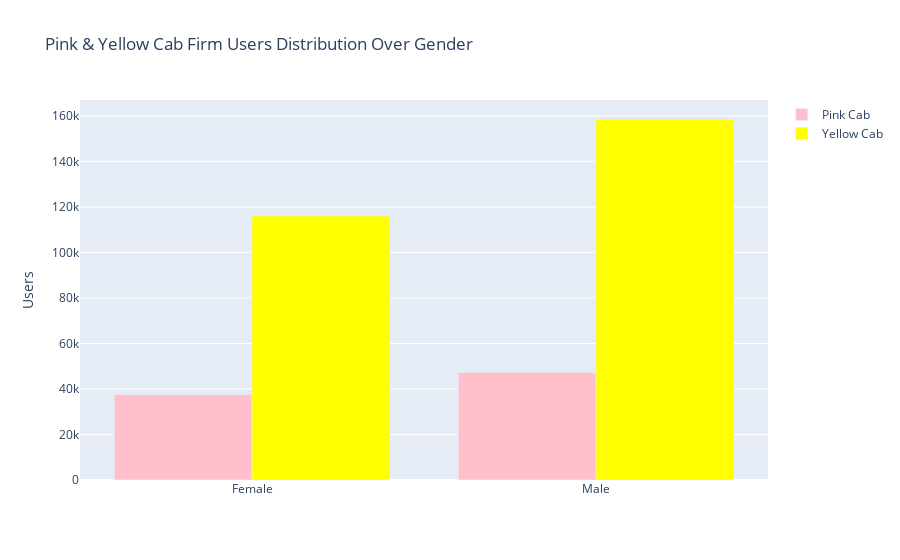

Notebook cell for this chart:
### Markdown cell above
# From the graph shown that yellow Cap more male users than female and in pink the same but total numbers of male in yellow more than pink and that shown that users used yellow cap more than pink

### Code cell
data_1 = Pink_CapData.groupby("Gender").count()
data_2 = Yellow_CapData.groupby("Gender").count()

fig = go.Figure()
fig.add_trace(go.Bar(
                    x=data_1.index,
                    y=data_1['Users'],
                    name='Pink Cab',
                    marker_color='pink' 
                    ))            
fig.add_trace(go.Bar(
                    x=data_2.index,
                    y=data_2['Users'],
                    name='Yellow Cab',
                    marker_color='Yellow'
                    ))
fig.update_layout(
    yaxis_title="Users",
    title="Pink & Yellow Cab Firm Users Distribution Over Gender" )

### Figure 1 — Plotly figure (JSON) as saved in the notebook; plotly's stock layout.template omitted (floating-point values rounded to 4 significant figures)
{"data": [{"marker": {"color": "pink"}, "name": "Pink Cab", "type": "bar", "x": ["Female", "Male"], "y": [37480, 47231]}, {"marker": {"color": "Yellow"}, "name": "Yellow Cab", "type": "bar", "x": ["Female", "Male"], "y": [116000, 158681]}], "layout": {"title": {"text": "Pink & Yellow Cab Firm Users Distribution Over Gender"}, "yaxis": {"title": {"text": "Users"}}}}
